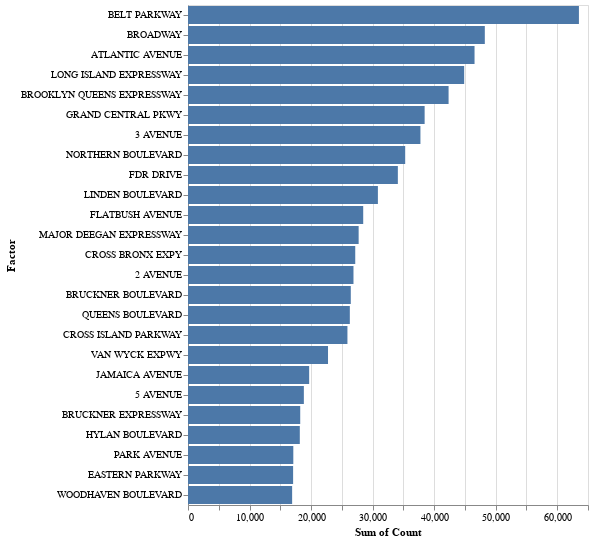

The cell this chart's notebook holds for it:
### Code cell
alt.Chart(street_loc_combined_df.nlargest(25, 'Count')).mark_bar().encode(
    x='sum(Count)',
    y=alt.Y('Factor:N',sort='-x')
)

### Figure 1 — Vega-Lite specification as saved in the notebook (floating-point values rounded to 4 significant figures)
{"config": {"view": {"continuousWidth": 400, "continuousHeight": 300}}, "data": {"name": "data-7f869dca195ff7966f4598b7ab14ad81"}, "mark": "bar", "encoding": {"x": {"type": "quantitative", "aggregate": "sum", "field": "Count"}, "y": {"type": "nominal", "field": "Factor", "sort": "-x"}}, "$schema": "https://vega.github.io/schema/vega-lite/v4.8.1.json", "datasets": {"data-7f869dca195ff7966f4598b7ab14ad81": [{"Factor": "BELT PARKWAY                    ", "Count": 63525}, {"Factor": "BROADWAY                        ", "Count": 48233}, {"Factor": "ATLANTIC AVENUE                 ", "Count": 46563}, {"Factor": "LONG ISLAND EXPRESSWAY          ", "Count": 44877}, {"Factor": "BROOKLYN QUEENS EXPRESSWAY      ", "Count": 42345}, {"Factor": "GRAND CENTRAL PKWY              ", "Count": 38453}, {"Factor": "3 AVENUE                        ", "Count": 37770}, {"Factor": "NORTHERN BOULEVARD              ", "Count": 35293}, {"Factor": "FDR DRIVE                       ", "Count": 34101}, {"Factor": "LINDEN BOULEVARD                ", "Count": 30858}, {"Factor": "FLATBUSH AVENUE                 ", "Count": 28472}, {"Factor": "MAJOR DEEGAN EXPRESSWAY         ", "Count": 27730}, {"Factor": "CROSS BRONX EXPY                ", "Count": 27178}, {"Factor": "2 AVENUE                        ", "Count": 26890}, {"Factor": "BRUCKNER BOULEVARD              ", "Count": 26454}, {"Factor": "QUEENS BOULEVARD                ", "Count": 26297}, {"Factor": "CROSS ISLAND PARKWAY            ", "Count": 25908}, {"Factor": "VAN WYCK EXPWY                  ", "Count": 22753}, {"Factor": "JAMAICA AVENUE                  ", "Count": 19688}, {"Factor": "5 AVENUE                        ", "Count": 18827}, {"Factor": "BRUCKNER EXPRESSWAY             ", "Count": 18236}, {"Factor": "HYLAN BOULEVARD                 ", "Count": 18169}, {"Factor": "PARK AVENUE                     ", "Count": 17113}, {"Factor": "EASTERN PARKWAY                 ", "Count": 17081}, {"Factor": "WOODHAVEN BOULEVARD             ", "Count": 16922}]}}
